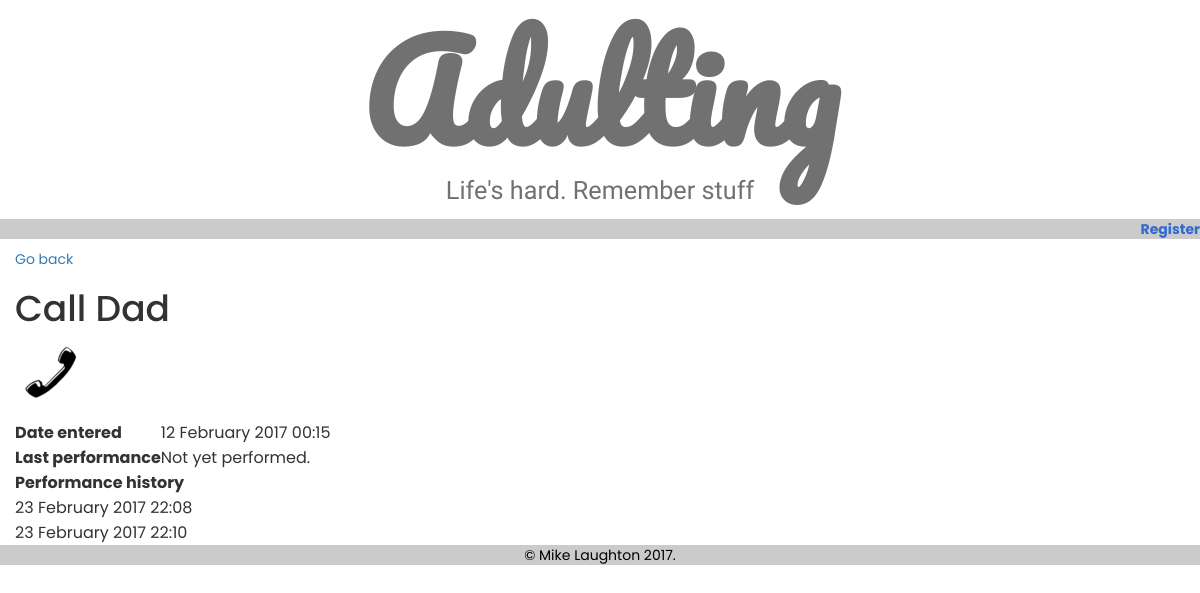
The page /detail/3 on the database as committed earlier.
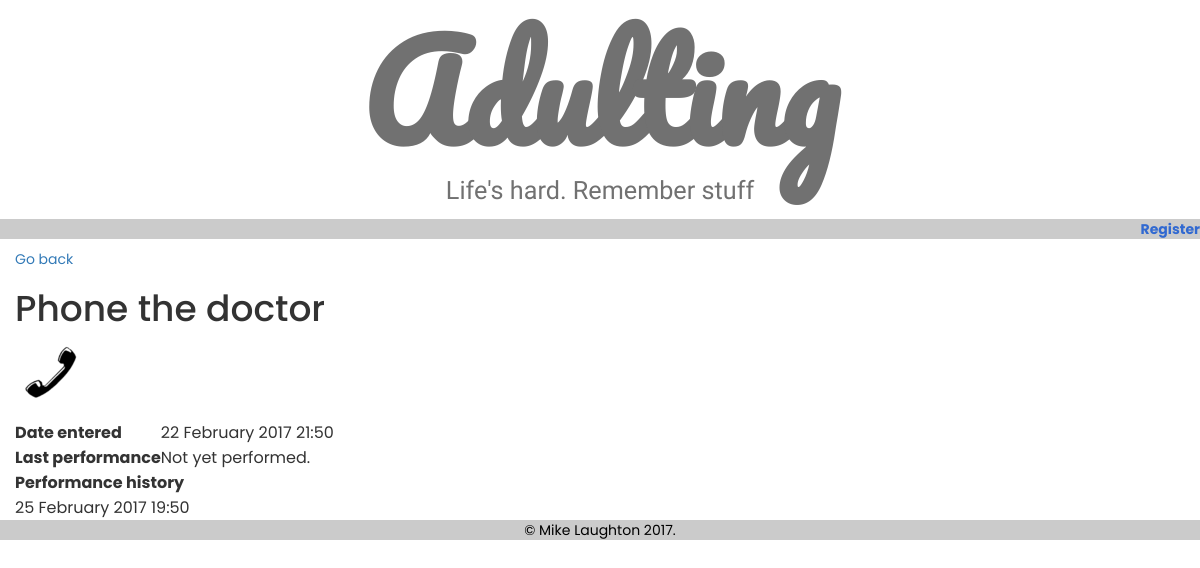
The same page on the database as committed later.
### reminders/models.py (models this page shows, shortened)
class Task(models.Model):
	user = models.ForeignKey(settings.AUTH_USER_MODEL,on_delete=models.CASCADE,blank=True,null=True)
	label = models.CharField(max_length=200)
	entry_date = models.DateTimeField(_('Date entered'))
	deadline = models.DateTimeField(_('Deadline'),blank=True,null=True)
	icon = models.ForeignKey(Icon,null=True,blank=True)
	is_secret = models.BooleanField(_('Secret?'))
	countdown = models.BooleanField(_('Countdown'),help_text=_('Countdown or countup?'),default=True)
	colour = models.CharField(_('Colour'),choices=COLOUR_CHOICES,default=COLOUR_CHOICES[0][0],max_length=7)
	def last_performed(self):
		return self.performance_set.order_by('-perf_date')[0].perf_date
	def __str__(self):
		return self.label

class Performance(models.Model):
	task = models.ForeignKey(Task)
	perf_date = models.DateTimeField(_('Date performed'))

class Icon(models.Model):
	icon = models.ImageField(upload_to='uploads/%Y/%m/%d/')
	description = models.CharField(_('Description'),blank=True,null=True,max_length=100)
	def __str__(self):
		return self.description

### reminders/views.py (the view)
# urls.py: url(r'^detail/(?P<pk>[0-9]*)/?$', views.TaskDetailView.as_view(),name='detail'),
class TaskDetailView(generic.DetailView):
	model = Task

### reminders/templates/reminders/task_detail.html (shortened to what this page needs)
{% extends "reminders/base.html" %}
{% load static i18n %}
{% get_media_prefix as media_prefix %}
{% block content %}
		<div class="row" id="">
			<div class="activity-single col-xs-12 col-sm-12 col-md-9" id="1">
				<p><a href="{% url 'reminders:index' %}">Go back</a><p>
				<h1 class="activity_title">{{task.label}}</h1>
				<p class="activity_icon"><img src="{% get_media_prefix %}/{{task.icon.icon}}" alt="{{task.icon}}"></p>
				<table>
					<tr>
						<th>{% trans 'Date entered' noop %}</th>
						<td><time>{{ task.entry_date|date:"d F Y" }} {{ task.entry_date|time:"H:i" }}</time></td>
					</tr>
					<tr>
						{% if countdown %}
						<th>Deadline</th>
						<td>{{ task.deadline|date:"d F Y" }} {{ task.deadline|date:"H:i" }}</td>
						{% else %}
						<th>Last performance</th>
						{% if task.last_performed|length > 0 %}
						<td>{{ task.last_performed|date:"d F Y" }} {{ task.last_performed|date:"H:i" }}</td>.
						{% else %}
						<td>Not yet performed.</td>
						{% endif %}
						{% endif %}
					</tr>
					<tr>
						<th colspan="2">
						Performance history
						</th>
					</tr>
					{% for performance in task.performance_set.all %}
					<tr>
					<td colspan="2">
						<time>{{ performance.perf_date|date:"d F Y" }} {{ performance.perf_date|time:"H:i" }}</time>
					</td>
					</tr>
					{% empty %}
					<td colspan="2">
					Not yet performed.
					</td>
					{% endfor %}
				</table>
{% endblock %}

Rows that differ between the two databases and show on the page:
no longer on this page (row edited): Performance: perf_date "23 February 2017", perf_date "22:08"
no longer on this page (row edited): Performance: perf_date "23 February 2017", perf_date "22:10"
changed Task: label "Call Dad" → "Phone the doctor"; entry_date "12 February 2017" → "22 February 2017"; entry_date "00:15" → "21:50"
added Performance: perf_date "25 February 2017", perf_date "19:50"
